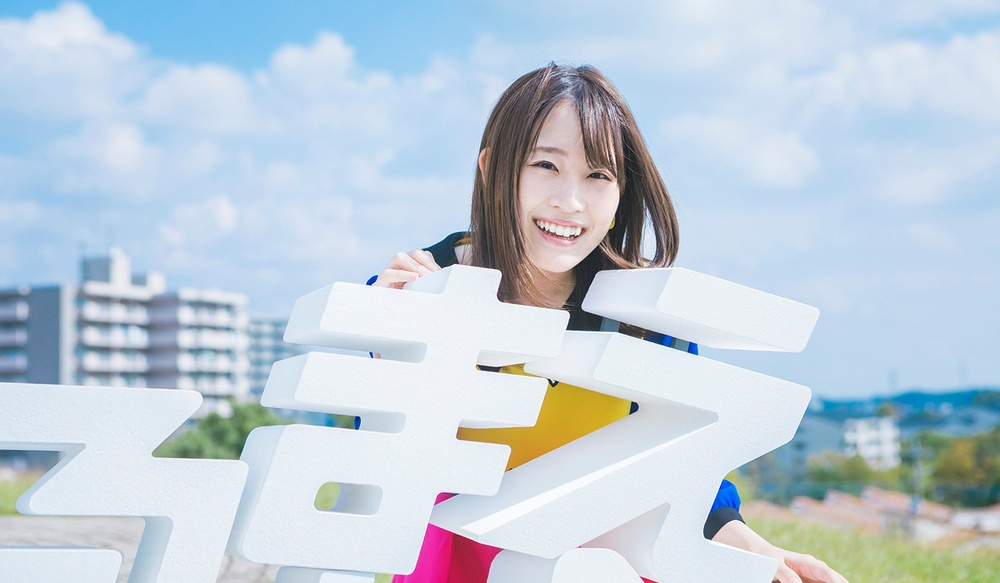
#> input picture MY_LAB/Minori.jpg, 1000 x 583 px, shrunk from 1396 x 814 before the run, found by its file name
$ jupyter execute 00957202_Lab2.ipynb   (shell and % lines are left out)
#> lines starting #> are read from the running program, lines starting #| are printed output that depends on the picture
Colab 可以透過兩種方式存取 Google Drive 的檔案：

**1. 透過檔案共用連結**

  一般來說，Google Drive 的檔案連結會是類似下面的結構：

https://drive.google.com/file/d/1fGStFYMLXJgKAuqUkLMoPVNfyqT8DLQm/view?usp=sharing

  其中 "open?id=" 後面的那一串亂碼稱為 **file_id**

  在 colab 中，我們可以直接用 **file_id** 下載檔案，優點是這個過程不需要再手動輸入任何訊息，但缺點是下載下來的檔案在程式執行完畢後就會消失，也就是每一次都必須重新下載，使得執行時間增加。

[cell 1]
# 下載 file_id 為 "1fGStFYMLXJgKAuqUkLMoPVNfyqT8DLQm" 的檔案，並將它命名為 Minori.jpg
# 列出目前目錄下所有的檔案

**2. 掛載自己的 Google Drive**

  透過 Google 提供的套件，我們可以讓 Colab 上的程式直接讀取自己的雲端硬碟。
  這個方法的好處是只要檔案存在於自己的雲端硬碟，就隨時都可以直接存取；相對地，缺點就是使用者得手動將檔案加入，並且在程式運行時要輸入連結 Google Drive 所需要的授權碼。

[cell 2]
# OpenCV 套件，和 Google Drive 無關
import cv2
# import Google Drive 套件
from google.colab import drive
# 將自己的雲端硬碟掛載上去
drive.mount('/content/gdrive')
# 透過 gdrive/My Drive/... 來存取檔案
img = cv2.imread('gdrive/My Drive/Minori.jpg')
#> img is the input picture: shape (583, 1000, 3); mean B, G, R 217.4, 205.3, 191.5

---
### 實例 <a href="https://archive.ics.uci.edu/ml/datasets/Iris" target="_blank" title="Iris data set">Iris data set</a>
#### 問題描述: 根據花的萼片(sepal)長度與寬度及花瓣(petal)長度與寬度，辨識是下面三種鳶尾屬植物中的哪一種。
<br>
<div>

</div>

#### 問題定義:找到一個分類器$f(x_{1},x_{2},x_{3},x_{4}):\mathbb{R}^{4}\rightarrow \mathbb{R}^{3}$ (or $\{0,1,2\}$)，根據花的萼片(sepal)長度與寬度及花瓣(petal)長度與寬度(分別為$x_{1},x_{2},x_{3},x_{4}$)，輸出此花的種類。

分類器是$f(x_{1},x_{2},x_{3},x_{4}):\mathbb{R}^{4}\rightarrow \mathbb{R}^{3}$其輸出通常與事後機率$p(山鳶尾|x_{1},x_{2},x_{3},x_{4})$, $p(變色鳶尾|x_{1},x_{2},x_{3},x_{4})$, $p(維吉尼亞鳶尾|x_{1},x_{2},x_{3},x_{4})$有關
\begin{equation}
f(x_{1},x_{2},x_{3},x_{4}) = \left[
\begin{array}{l}
p(山鳶尾|x_{1},x_{2},x_{3},x_{4})\\
p(變色鳶尾|x_{1},x_{2},x_{3},x_{4})\\
p(維吉尼亞鳶尾|x_{1},x_{2},x_{3},x_{4})\\
\end{array}
\right]
\end{equation}
注意$p(山鳶尾|x_{1},x_{2},x_{3},x_{4})+p(變色鳶尾|x_{1},x_{2},x_{3},x_{4})+p(維吉尼亞鳶尾|x_{1},x_{2},x_{3},x_{4})=1$。因此$f(x_{1},x_{2},x_{3},x_{4})$輸出裡最大那個成份所對應的花的類別就是辨識結果。分類器是$f(x_{1},x_{2},x_{3},x_{4}):\mathbb{R}^{4}\rightarrow \{0,1,2\}$的形式，通常也可以取得事後機率的估計。

#### 檢視步驟1與2的結果
假設經步驟1與2處理後，資料擺放在'iris.xlsx'此excel檔案裏。注意要擺放'iris.xlsx'在這個.ipynb檔案同一個目錄下。
<div>

</div>

[cell 3]
import sklearn.datasets as ds
import pandas as pd
import matplotlib.pyplot as plt
from google.colab import drive
drive.mount('/content/gdrive')
%cd gdrive/My Drive/Python/Machine_Learning

#讀入資料
csv = pd.read_csv('fish-monetary-stock-account-1996-2019.csv', encoding='utf-8')
#> (reads MY_LAB/fish-monetary-stock-account-1996-2019.csv from the repository)
csv.to_excel('fish-monetary-stock-account-1996-2019.xlsx', sheet_name='data')

fish_monetary_df = pd.read_excel('fish-monetary-stock-account-1996-2019.xlsx')
print('total # of examples:{}'.format(len(fish_monetary_df)))

顯示前10筆資料
也可以使用指令 iris_df.head(10)，iris_df.head()顯示前5筆資料。

[cell 4]
# fish_monetary_df[:10]
fish_monetary_df.head(10)

[cell 5]
#觀察第90筆資料至第99筆資料
fish_monetary_df[90:100]

[cell 6]
#觀察第140筆資料至最後
fish_monetary_df[140:]

[cell 7]
#只揀選特定欄來觀察
# fish_monetary_df.reset_index(inplace=True)
fish_monetary_df.set_index("species" , inplace=True)
print(fish_monetary_df.iloc[:10,[1,2,3]])
print("-------------------")
fish_monetary_df.reset_index(inplace=True)
fish_monetary_df.iloc[:10,[1,0]]

觀察數值型態資料統計值

[cell 8]
fish_monetary_df.describe()

可以檢視特徵有多少不同的值
顯示有幾種不同的species，就是看class欄有幾個不同的值

對數值型態資料可顯示其直方圖

[cell 9]
print(fish_monetary_df['species'].unique())

[cell 10]
fish_monetary_df.hist()
plt.show()
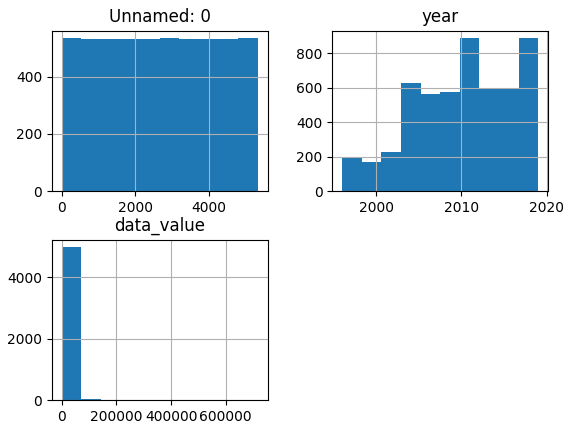
#> figure drawn by matplotlib, 3 panels; panel 3: tallest bar 4975 high, from x = 0 to 71734.9

[cell 11]
fish_monetary_df['year'].hist(bins=10)
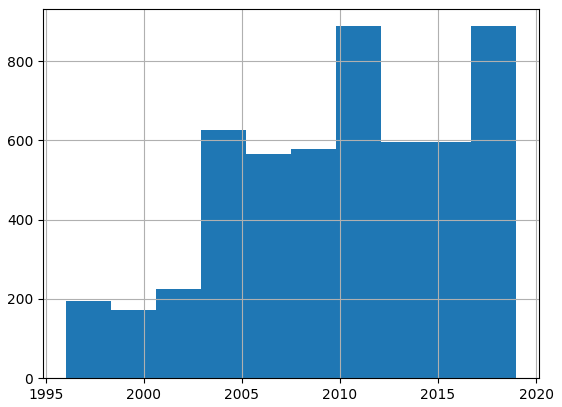
#> figure drawn by matplotlib, 1 panel

可以檢視特徵其不同的值出現次數

[cell 12]
fish_monetary_df['species'][:500].value_counts().plot(kind='barh')
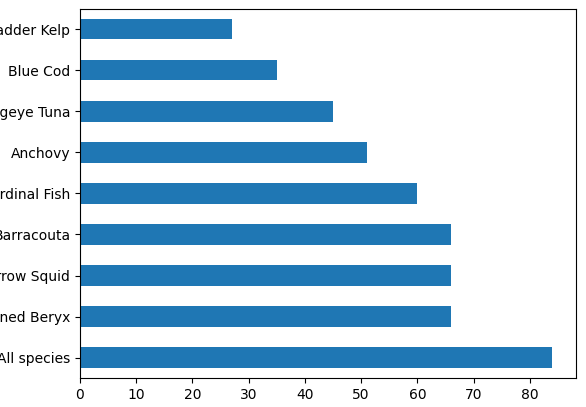
#> figure drawn by matplotlib, 1 panel

[cell 13]
fish_monetary_df[:1000].groupby('species')['data_value'].mean().plot(kind='barh').set_xlabel('average data value')
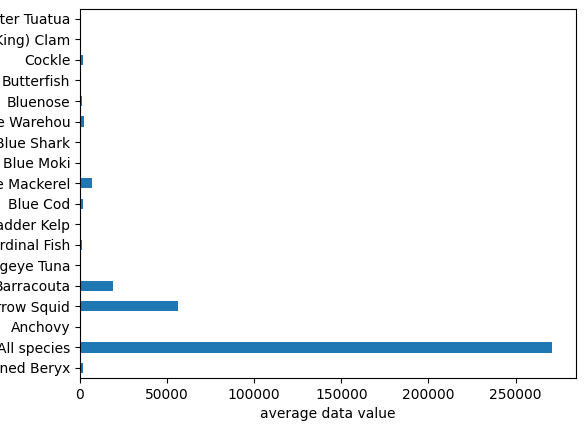
#> figure drawn by matplotlib, 1 panel

[cell 14]
fig,ax=plt.subplots()
p=fish_monetary_df[:1000].groupby('species')['data_value'].hist(ax=ax)
plt.legend([x for x in p.keys()])
plt.show()
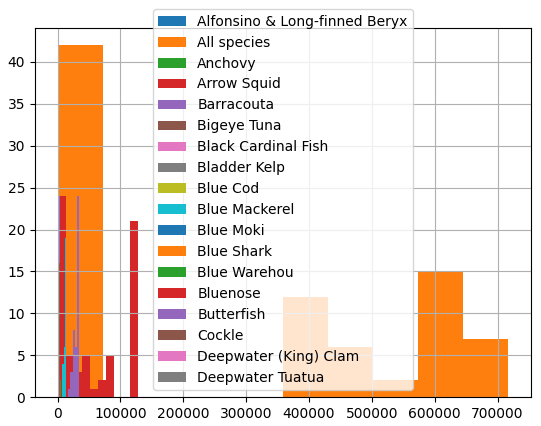
#> figure drawn by matplotlib, 1 panel; tallest bar 42 high, from x = 3.9 to 71738.4; tallest bar 31 high, from x = 0 to 56

根據每一對特徵與species描繪描繪資料分布

[cell 15]
import seaborn as sns
sns.pairplot(fish_monetary_df,hue="species"); # hue="species" 顏色由species欄(在此資料集是樣本的類別)決定
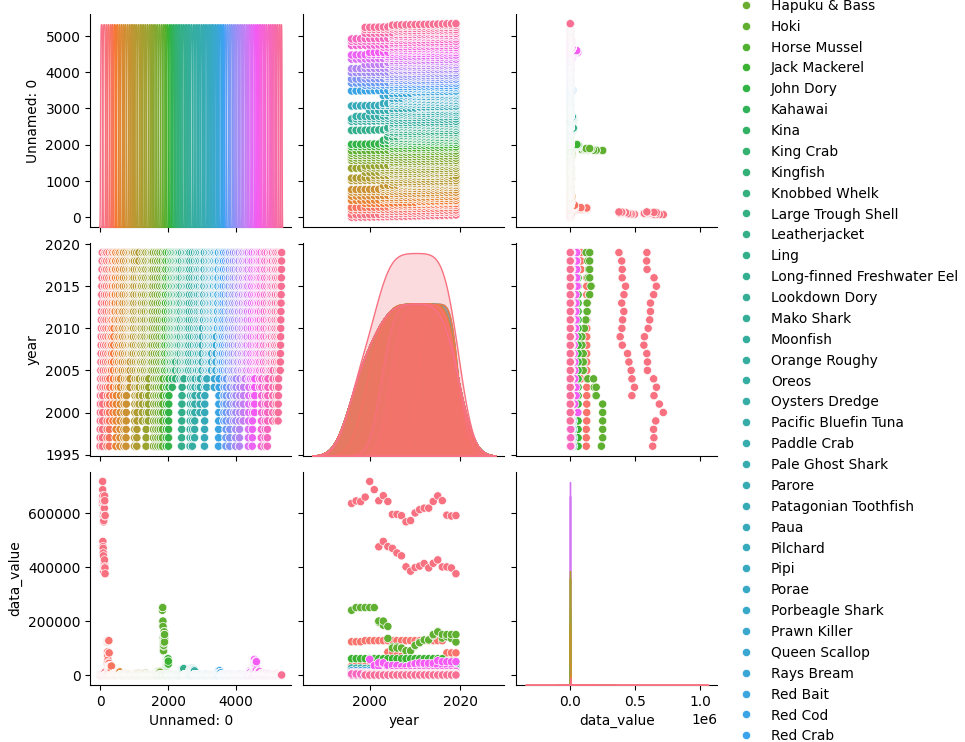
#> figure drawn by matplotlib, 9 panels
